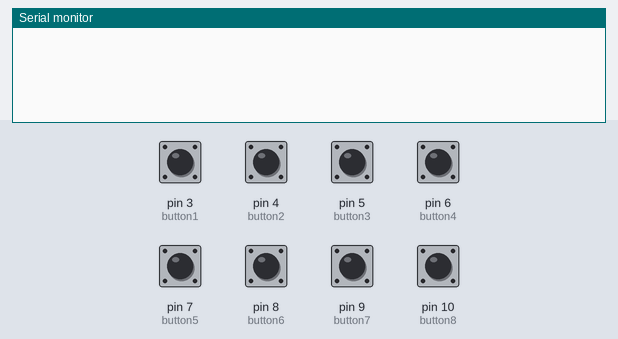
Simulated run of this sketch. Board: Arduino Uno, built with avr-gcc and run on an emulated ATmega328P. On the bench: the last lines printed to the serial monitor. The inputs (shaded band) are chosen by the test bench; at power-on: pin 3 (button1), pin 4 (button2), pin 5 (button3), pin 6 (button4), pin 7 (button5), pin 8 (button6), pin 9 (button7), pin 10 (button8) HIGH.

Above: at 1.2 s.
1.3 s: pin 3 (button1) pulled LOW for 0.15 s
At 2.4 s:
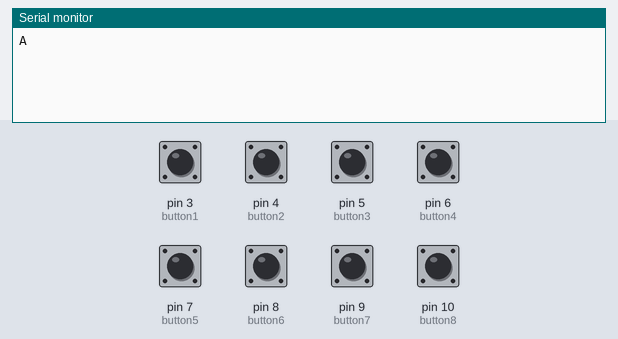
2.9 s: pin 4 (button2) pulled LOW for 0.15 s
At 3.5 s:
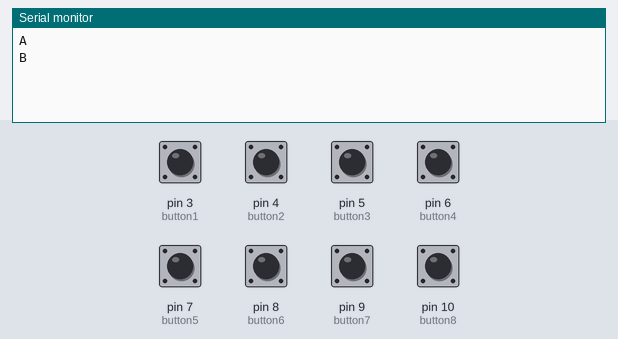
4.5 s: pin 5 (button3) pulled LOW for 0.15 s
At 5.7 s:
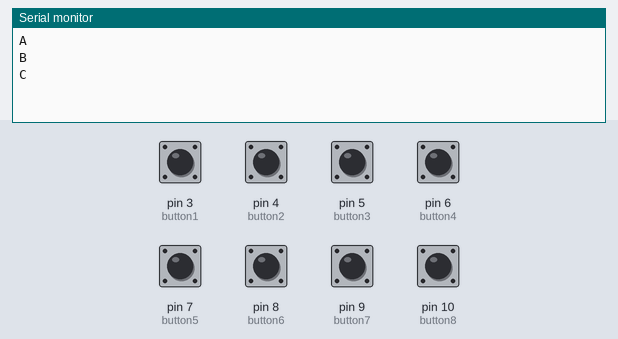
6.1 s: pin 6 (button4) pulled LOW for 0.15 s
At 7.3 s:
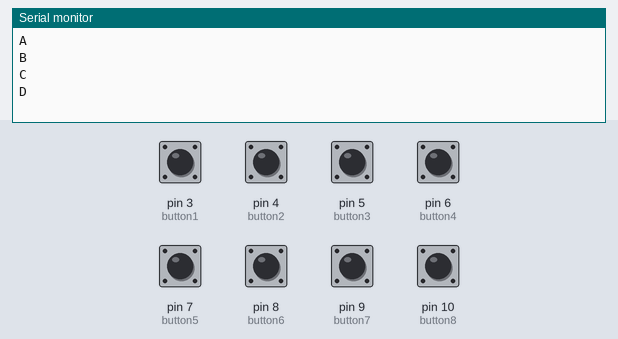
7.7 s: pin 7 (button5) pulled LOW for 0.15 s
At 8.5 s:
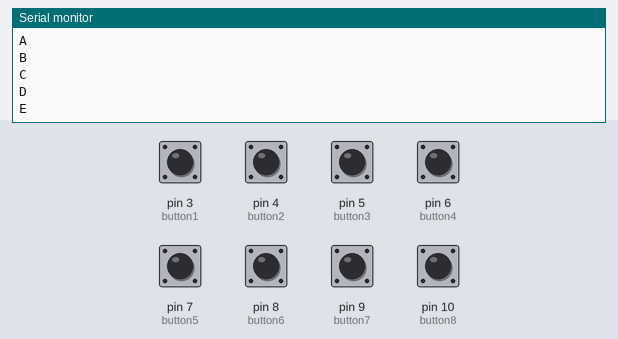
9.3 s: pin 8 (button6) pulled LOW for 0.15 s
At 9.6 s:
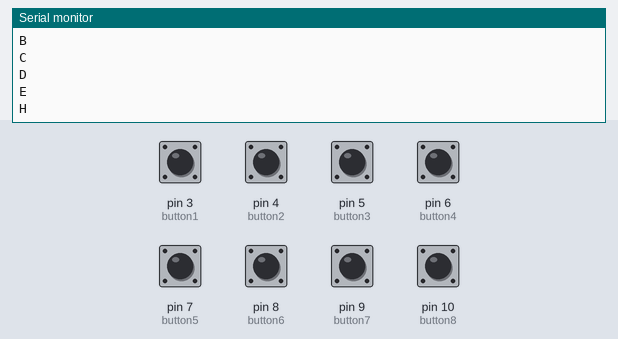

The sketch:

Serial_Pedal.ino
```cpp
const int button1 = 3;
const int button2 = 4;
const int button3 = 5;
const int button4 = 6;
const int button5 = 7;
const int button6 = 8;
const int button7 = 9;
const int button8 = 10;

int button1State = 1;
int button1LastState = 0;

int button2State = 1;
int button2LastState = 0;

int button3State = 1;
int button3LastState = 0;

int button4State = 1;
int button4LastState = 0;

int button5State = 1;
int button5LastState = 0;

int button6State = 1;
int button6LastState = 0;

int button7State = 1;
int button7LastState = 0;

int button8State = 1;
int button8LastState = 0;


void setup() {
  Serial.begin(9600);
  pinMode(button1, INPUT_PULLUP);
  pinMode(button2, INPUT_PULLUP);
  pinMode(button3, INPUT_PULLUP);
  pinMode(button4, INPUT_PULLUP);
  pinMode(button5, INPUT_PULLUP);
  pinMode(button6, INPUT_PULLUP);
  pinMode(button7, INPUT_PULLUP);
  pinMode(button8, INPUT_PULLUP);
}

void loop() {
  button1State = digitalRead(button1);
  button2State = digitalRead(button2);
  button3State = digitalRead(button3);
  button4State = digitalRead(button4);
  button5State = digitalRead(button5);
  button6State = digitalRead(button6);
  button7State = digitalRead(button7);
  button8State = digitalRead(button8);
  //1
  if (button1State != button1LastState && button1State == LOW) {
    Serial.println("A");
    button1LastState = button1State;
  }
  else {
    button1LastState = button1State;
  }
  //2
  if (button2State != button2LastState && button2State == LOW) {
    Serial.println("B");
    button2LastState = button2State;
  }
  else {
    button2LastState = button2State;
  }
  //3
  if (button3State != button3LastState && button3State == LOW) {
    Serial.println("C");
    button3LastState = button3State;
  }
  else {
    button3LastState = button3State;
  }
  //4
  if (button4State != button4LastState && button4State == LOW) {
    Serial.println("D");
    button4LastState = button4State;
  }
  else {
    button4LastState = button4State;
  }
  //5
  if (button5State != button5LastState && button5State == LOW) {
    Serial.println("E");
    button5LastState = button5State;
  }
  else {
    button5LastState = button5State;
  }
  //6
  if (button6State != button6LastState && button6State == LOW) {
    Serial.println("H");
    button6LastState = button6State;
  }
  else {
    button6LastState = button6State;
  }

  //7
  if (button7State != button7LastState && button7State == LOW) {
    Serial.println("F");
    button7LastState = button7State;
  }
  else {
    button7LastState = button7State;
  }
  //8
  if (button8State != button8LastState && button8State == LOW) {
    Serial.println("G");
    button8LastState = button8State;
  }
  else {
    button8LastState = button8State;
  }

  delay(10);
}
```

Measured:
- after the input at 1.3 s, the serial monitor: prints a new line at once (image 1)
- after the input at 2.9 s, the serial monitor: prints a new line at once (image 2)
- after the input at 4.5 s, the serial monitor: prints a new line at once (image 3)
- after the input at 6.1 s, the serial monitor: prints a new line at once (image 4)
- after the input at 7.7 s, the serial monitor: prints a new line at once (image 5)
- after the input at 9.3 s, the serial monitor: prints a new line at once (image 6)
